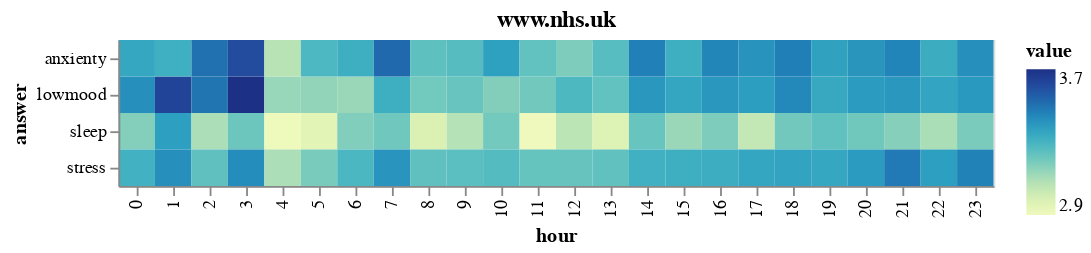

This figure's notebook cell:
### Code cell
_0

### Figure 1 — Vega-Lite specification as saved in the notebook (floating-point values rounded to 4 significant figures)
{"config": {"view": {"continuousWidth": 400, "continuousHeight": 300}}, "data": {"name": "data-e9b7887d39bf1fc1147a62beae4d5216"}, "mark": "rect", "encoding": {"color": {"type": "quantitative", "field": "value"}, "x": {"type": "ordinal", "field": "hour"}, "y": {"type": "ordinal", "field": "answer"}}, "title": "www.nhs.uk", "$schema": "https://vega.github.io/schema/vega-lite/v4.8.1.json", "datasets": {"data-e9b7887d39bf1fc1147a62beae4d5216": [{"hour": 0, "source": "www.thefa.com", "answer": "lowmood", "value": 3.41}, {"hour": 1, "source": "www.thefa.com", "answer": "lowmood", "value": 3.624}, {"hour": 2, "source": "www.thefa.com", "answer": "lowmood", "value": 3.481}, {"hour": 3, "source": "www.thefa.com", "answer": "lowmood", "value": 3.692}, {"hour": 4, "source": "www.thefa.com", "answer": "lowmood", "value": 3.115}, {"hour": 5, "source": "www.thefa.com", "answer": "lowmood", "value": 3.128}, {"hour": 6, "source": "www.thefa.com", "answer": "lowmood", "value": 3.112}, {"hour": 7, "source": "www.thefa.com", "answer": "lowmood", "value": 3.309}, {"hour": 8, "source": "www.thefa.com", "answer": "lowmood", "value": 3.187}, {"hour": 9, "source": "www.thefa.com", "answer": "lowmood", "value": 3.209}, {"hour": 10, "source": "www.thefa.com", "answer": "lowmood", "value": 3.158}, {"hour": 11, "source": "www.thefa.com", "answer": "lowmood", "value": 3.188}, {"hour": 12, "source": "www.thefa.com", "answer": "lowmood", "value": 3.267}, {"hour": 13, "source": "www.thefa.com", "answer": "lowmood", "value": 3.22}, {"hour": 14, "source": "www.thefa.com", "answer": "lowmood", "value": 3.385}, {"hour": 15, "source": "www.thefa.com", "answer": "lowmood", "value": 3.339}, {"hour": 16, "source": "www.thefa.com", "answer": "lowmood", "value": 3.389}, {"hour": 17, "source": "www.thefa.com", "answer": "lowmood", "value": 3.368}, {"hour": 18, "source": "www.thefa.com", "answer": "lowmood", "value": 3.431}, {"hour": 19, "source": "www.thefa.com", "answer": "lowmood", "value": 3.329}, {"hour": 20, "source": "www.thefa.com", "answer": "lowmood", "value": 3.374}, {"hour": 21, "source": "www.thefa.com", "answer": "lowmood", "value": 3.384}, {"hour": 22, "source": "www.thefa.com", "answer": "lowmood", "value": 3.345}, {"hour": 23, "source": "www.thefa.com", "answer": "lowmood", "value": 3.381}, {"hour": 0, "source": "www.thefa.com", "answer": "sleep", "value": 3.156}, {"hour": 1, "source": "www.thefa.com", "answer": "sleep", "value": 3.365}, {"hour": 2, "source": "www.thefa.com", "answer": "sleep", "value": 3.076}, {"hour": 3, "source": "www.thefa.com", "answer": "sleep", "value": 3.2}, {"hour": 4, "source": "www.thefa.com", "answer": "sleep", "value": 2.885}, {"hour": 5, "source": "www.thefa.com", "answer": "sleep", "value": 2.93}, {"hour": 6, "source": "www.thefa.com", "answer": "sleep", "value": 3.161}, {"hour": 7, "source": "www.thefa.com", "answer": "sleep", "value": 3.193}, {"hour": 8, "source": "www.thefa.com", "answer": "sleep", "value": 2.959}, {"hour": 9, "source": "www.thefa.com", "answer": "sleep", "value": 3.058}, {"hour": 10, "source": "www.thefa.com", "answer": "sleep", "value": 3.186}, {"hour": 11, "source": "www.thefa.com", "answer": "sleep", "value": 2.88}, {"hour": 12, "source": "www.thefa.com", "answer": "sleep", "value": 3.044}, {"hour": 13, "source": "www.thefa.com", "answer": "sleep", "value": 2.954}, {"hour": 14, "source": "www.thefa.com", "answer": "sleep", "value": 3.209}, {"hour": 15, "source": "www.thefa.com", "answer": "sleep", "value": 3.113}, {"hour": 16, "source": "www.thefa.com", "answer": "sleep", "value": 3.166}, {"hour": 17, "source": "www.thefa.com", "answer": "sleep", "value": 3.025}, {"hour": 18, "source": "www.thefa.com", "answer": "sleep", "value": 3.188}, {"hour": 19, "source": "www.thefa.com", "answer": "sleep", "value": 3.226}, {"hour": 20, "source": "www.thefa.com", "answer": "sleep", "value": 3.192}, {"hour": 21, "source": "www.thefa.com", "answer": "sleep", "value": 3.15}, {"hour": 22, "source": "www.thefa.com", "answer": "sleep", "value": 3.08}, {"hour": 23, "source": "www.thefa.com", "answer": "sleep", "value": 3.173}, {"hour": 0, "source": "www.thefa.com", "answer": "anxienty", "value": 3.335}, {"hour": 1, "source": "www.thefa.com", "answer": "anxienty", "value": 3.306}, {"hour": 2, "source": "www.thefa.com", "answer": "anxienty", "value": 3.494}, {"hour": 3, "source": "www.thefa.com", "answer": "anxienty", "value": 3.6}, {"hour": 4, "source": "www.thefa.com", "answer": "anxienty", "value": 3.051}, {"hour": 5, "source": "www.thefa.com", "answer": "anxienty", "value": 3.267}, {"hour": 6, "source": "www.thefa.com", "answer": "anxienty", "value": 3.308}, {"hour": 7, "source": "www.thefa.com", "answer": "anxienty", "value": 3.514}, {"hour": 8, "source": "www.thefa.com", "answer": "anxienty", "value": 3.23}, {"hour": 9, "source": "www.thefa.com", "answer": "anxienty", "value": 3.248}, {"hour": 10, "source": "www.thefa.com", "answer": "anxienty", "value": 3.356}, {"hour": 11, "source": "www.thefa.com", "answer": "anxienty", "value": 3.221}, {"hour": 12, "source": "www.thefa.com", "answer": "anxienty", "value": 3.168}, {"hour": 13, "source": "www.thefa.com", "answer": "anxienty", "value": 3.245}, {"hour": 14, "source": "www.thefa.com", "answer": "anxienty", "value": 3.453}, {"hour": 15, "source": "www.thefa.com", "answer": "anxienty", "value": 3.309}, {"hour": 16, "source": "www.thefa.com", "answer": "anxienty", "value": 3.436}, {"hour": 17, "source": "www.thefa.com", "answer": "anxienty", "value": 3.4}, {"hour": 18, "source": "www.thefa.com", "answer": "anxienty", "value": 3.455}, {"hour": 19, "source": "www.thefa.com", "answer": "anxienty", "value": 3.354}, {"hour": 20, "source": "www.thefa.com", "answer": "anxienty", "value": 3.393}, {"hour": 21, "source": "www.thefa.com", "answer": "anxienty", "value": 3.44}, {"hour": 22, "source": "www.thefa.com", "answer": "anxienty", "value": 3.317}, {"hour": 23, "source": "www.thefa.com", "answer": "anxienty", "value": 3.412}, {"hour": 0, "source": "www.thefa.com", "answer": "stress", "value": 3.295}, {"hour": 1, "source": "www.thefa.com", "answer": "stress", "value": 3.412}, {"hour": 2, "source": "www.thefa.com", "answer": "stress", "value": 3.228}, {"hour": 3, "source": "www.thefa.com", "answer": "stress", "value": 3.415}, {"hour": 4, "source": "www.thefa.com", "answer": "stress", "value": 3.077}, {"hour": 5, "source": "www.thefa.com", "answer": "stress", "value": 3.174}, {"hour": 6, "source": "www.thefa.com", "answer": "stress", "value": 3.273}, {"hour": 7, "source": "www.thefa.com", "answer": "stress", "value": 3.392}, {"hour": 8, "source": "www.thefa.com", "answer": "stress", "value": 3.228}, {"hour": 9, "source": "www.thefa.com", "answer": "stress", "value": 3.236}, {"hour": 10, "source": "www.thefa.com", "answer": "stress", "value": 3.252}, {"hour": 11, "source": "www.thefa.com", "answer": "stress", "value": 3.211}, {"hour": 12, "source": "www.thefa.com", "answer": "stress", "value": 3.212}, {"hour": 13, "source": "www.thefa.com", "answer": "stress", "value": 3.224}, {"hour": 14, "source": "www.thefa.com", "answer": "stress", "value": 3.299}, {"hour": 15, "source": "www.thefa.com", "answer": "stress", "value": 3.309}, {"hour": 16, "source": "www.thefa.com", "answer": "stress", "value": 3.311}, {"hour": 17, "source": "www.thefa.com", "answer": "stress", "value": 3.338}, {"hour": 18, "source": "www.thefa.com", "answer": "stress", "value": 3.347}, {"hour": 19, "source": "www.thefa.com", "answer": "stress", "value": 3.334}, {"hour": 20, "source": "www.thefa.com", "answer": "stress", "value": 3.375}, {"hour": 21, "source": "www.thefa.com", "answer": "stress", "value": 3.468}, {"hour": 22, "source": "www.thefa.com", "answer": "stress", "value": 3.364}, {"hour": 23, "source": "www.thefa.com", "answer": "stress", "value": 3.449}]}}
